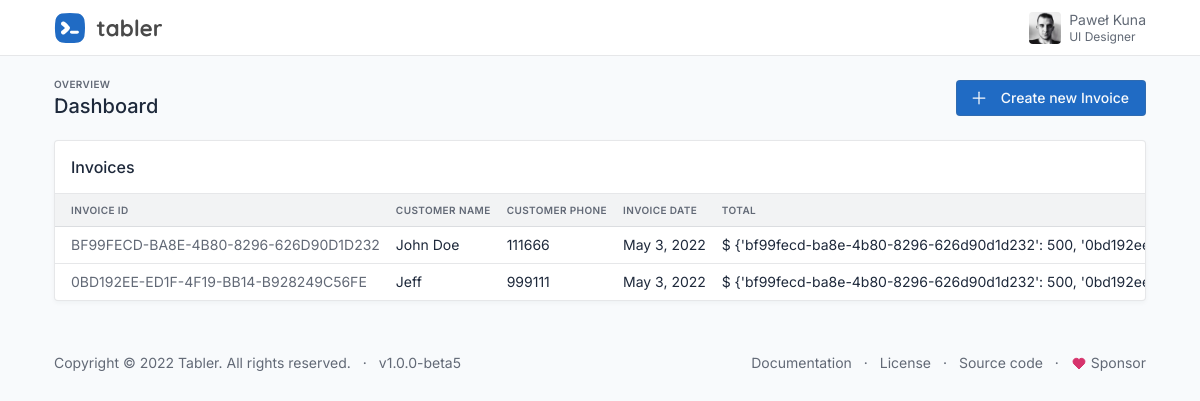
Before: / with the older database file.
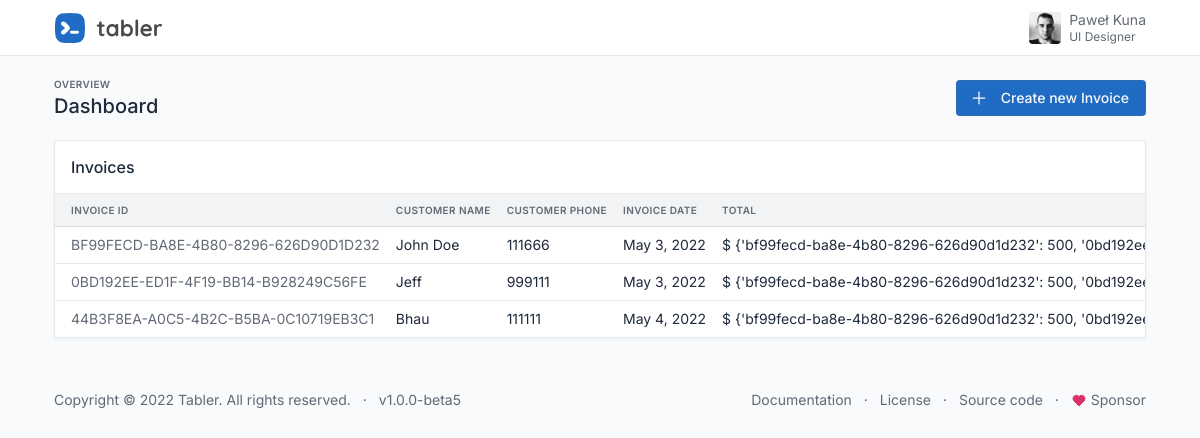
After: the same page with the newer database file.
### invoiceapp/models.py (models this page shows)
class Invoice(models.Model):
    customer_name = models.CharField(max_length = 200, verbose_name='Customer Name')
    customer_phone = models.IntegerField(null = True, blank = True, verbose_name='Customer Phone')
    customer_address = models.TextField(null = True, blank = True, verbose_name='Customer Address')
    invoice_id = models.UUIDField(primary_key = True, unique = True, default=uuid.uuid4, verbose_name='Invoice ID')
    invoice_date = models.DateField(auto_now_add=True, verbose_name='Invoice Date')
    def __str__(self):
        return self.customer_name + ' - ' +str(self.invoice_id)
    class Meta:
        verbose_name = 'Invoice'
        verbose_name_plural = 'Invoices'

### invoiceapp/views.py (the view)
# urls.py: path('', HomeView),
def HomeView(request):
    invoiceslist = Invoice.objects.all()
    itemslist = {}
    itemstotal = {}
    for invoice in invoiceslist:
        key = str(invoice.invoice_id)
        itemslist[key] = list(Items.objects.filter(invoice = key))
        total = 0
        for item in list(Items.objects.filter(invoice = key)):
            total = total + item.item_price * item.item_quantity
            itemstotal[key] = total
    context = {
        'invoiceslist':invoiceslist,
        'itemslist': itemslist,
        'itemstotal': itemstotal
    }
    print(context['invoiceslist'])
    print(context['itemslist'])
    print(context['itemstotal'])
    return render(request, 'index.html', context)

### invoiceapp/models.py (called while the page is built)
    def __str__(self):
        return self.item_name

### templates/index.html (shortened to what this page needs)
{% load static %}
{% load dictfilter %}
<!doctype html>
<html lang="en">
  <head>
    <link href="{% static 'css/tabler.min.css' %}" rel="stylesheet"/>
    <link href="{% static 'css/tabler-flags.min.css' %}" rel="stylesheet"/>
    <link href="{% static 'css/tabler-payments.min.css' %}" rel="stylesheet"/>
    <link href="{% static 'css/tabler-vendors.min.css' %}" rel="stylesheet"/>
    <link href="{% static 'css/demo.min.css' %}" rel="stylesheet"/>
  </head>
  <body >
    <div class="wrapper">
      <header class="navbar navbar-expand-md navbar-light d-print-none">
        <div class="container-xl">
          <h1 class="navbar-brand navbar-brand-autodark d-none-navbar-horizontal pe-0 pe-md-3">
            <a href="/">
              <img src="{% static 'logo.svg' %}" width="110" height="32" alt="Tabler" class="navbar-brand-image">
            </a>
          </h1>
          <div class="navbar-nav flex-row order-md-last">
            <div class="nav-item dropdown">
              <a href="#" class="nav-link d-flex lh-1 text-reset p-0" data-bs-toggle="dropdown" aria-label="Open user menu">
                <span class="avatar avatar-sm" style="background-image: url(./static/avatars/000m.jpg)"></span>
                <div class="d-none d-xl-block ps-2">
                  <div>Paweł Kuna</div>
                  <div class="mt-1 small text-muted">UI Designer</div>
                </div>
              </a>
            </div>
          </div>
        </div>
      </header>
      {% block content %}
      <div class="page-wrapper">
        <div class="container-xl">
          <div class="page-header d-print-none">
            <div class="row align-items-center">
              <div class="col">
                <div class="page-pretitle">
                  Overview
                </div>
                <h2 class="page-title">
                  Dashboard
                </h2>
              </div>
              <div class="col-auto ms-auto d-print-none">
                <div class="btn-list">
                  <a href="#" class="btn btn-primary d-none d-sm-inline-block" data-bs-toggle="modal" data-bs-target="#modal-report">
                    Create new Invoice
                  </a>
                </div>
              </div>
            </div>
          </div>
        </div>
        <div class="page-body">
          <div class="container-xl">
            <div class="row row-deck row-cards">
              <div class="col-12">
                <div class="card">
                  <div class="card-header">
                    <h3 class="card-title">Invoices</h3>
                  </div>
                  <div class="table-responsive">
                    <table class="table card-table table-vcenter text-nowrap datatable">
                      <thead>
                        <tr>
                          <th>Invoice ID</th>
                          <th>Customer Name</th>
                          <th>Customer Phone</th>
                          <th>Invoice Date</th>
                          <th>Total</th>
                        </tr>
                      </thead>
                      <tbody>
                        {% for invoice in invoiceslist %}
                        <tr>
                          <td><span class="text-muted">{{ invoice.invoice_id | upper }}</span></td>
                          <td><a href="{% url 'invoice' pk=invoice.invoice_id %}" class="text-reset" tabindex="-1">{{ invoice.customer_name }}</a></td>
                          <td>
                            {{ invoice.customer_phone }}
                          </td>
                          <td>
                            {{ invoice.invoice_date }}
                          </td>
                          <td>$ {{ itemstotal | key:invoice.invoice_id }}
                          </td>
                        </tr>
                        {% endfor %}
                      </tbody>
                    </table>
                  </div>
                </div>
              </div>
            </div>
          </div>
        </div>
        <footer class="footer footer-transparent d-print-none">
          <div class="container-xl">
            <div class="row text-center align-items-center flex-row-reverse">
              <div class="col-lg-auto ms-lg-auto">
                <ul class="list-inline list-inline-dots mb-0">
                  <li class="list-inline-item"><a href="./docs/index.html" class="link-secondary">Documentation</a></li>
                  <li class="list-inline-item"><a href="./license.html" class="link-secondary">License</a></li>
                  <li class="list-inline-item"><a href="https://github.com/tabler/tabler" target="_blank" class="link-secondary" rel="noopener">Source code</a></li>
                  <li class="list-inline-item">
                    <a href="https://github.com/sponsors/codecalm" target="_blank" class="link-secondary" rel="noopener">
                      Sponsor
                    </a>
                  </li>
                </ul>
              </div>
              <div class="col-12 col-lg-auto mt-3 mt-lg-0">
                <ul class="list-inline list-inline-dots mb-0">
                  <li class="list-inline-item">
                    Copyright &copy; 2022
                    <a href="." class="link-secondary">Tabler</a>.
                    All rights reserved.
                  </li>
                  <li class="list-inline-item">
                    <a href="./changelog.html" class="link-secondary" rel="noopener">
                      v1.0.0-beta5
                    </a>
                  </li>
                </ul>
              </div>
            </div>
          </div>
        </footer>
      </div>
      {% endblock content %}
    </div>
  </body>
</html>

Changed rows visible on the page:
added Invoice: invoice_id "44B3F8EA-A0C5-4B2C-B5BA-0C10719EB3C1", customer_name "Bhau", customer_phone "111111", invoice_date "May 4, 2022", invoice_id "{'bf99fecd-ba8e-4b80-8296-626d90d1d232': 500,…"
